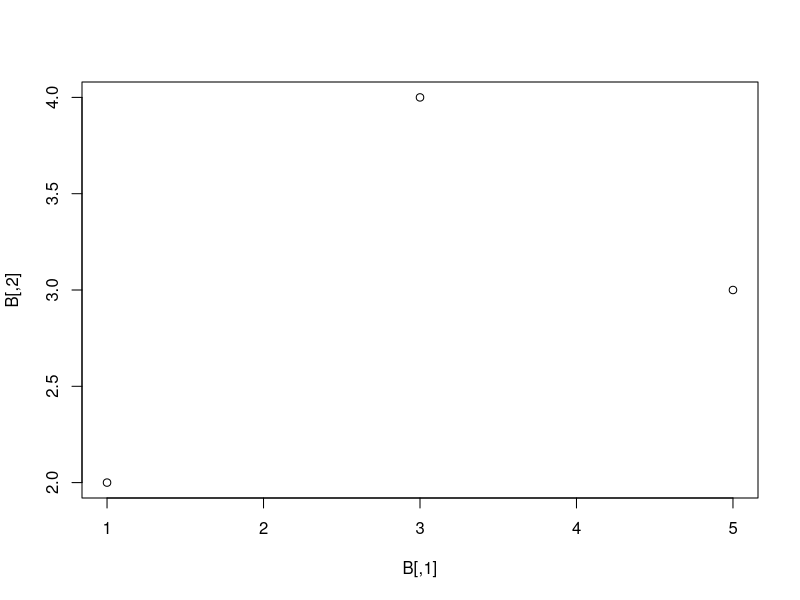

Reproduce this figure in R. (Note: this script raises an error after producing the figure.)
rm(list = ls())
#################################
# Day 2: Data Structures        
# Reading: 2.1 - 2.2            
# Objectives:                   
#  1. vectors                
#  2. matricies              
#  3. arrays 			  
#			  
#					  
#################################
#
#
########################### 
# Data Sets            
###########################
# Notes:
# - Datasets are (typically) rectangular arrays of data
# - Columns/rows represent variable/units
# - Each row is an element/unit/observation
# - The i,j'th entry is the `value' of jth variable for the ith unit
# - The value that the variable takes on determines whether
#   its categorical(ordinal or nominal) or continuous. 
# - Different structures are used for different types of variables
#  
# Q: What are the variables and units.
# Q: Which variables are continuous and which are categorical?   
help(USArrests)
USArrests
help(mtcars)
mtcars
#
# 
# More notes:
# - all objects have one and only one (storage) mode
#  - numeric, character, logical
# - all objects have one or more classes assigned to it
# - the class of an object tells functions what to do when applied
#
#
###########################
# Vectors            
###########################
# Notes
# - Elements of vectors have mode and class numerical, character, or logical
# - All elements must belong to the same mode and class
# 
# Psuedo Code
# 	my.vector<-c(element1, element2,...)
#	my.vector[i]
#
# Examples
help(c)
a<-c(1,2:5,3)
a
1:6
a - 1:6
a+1:6
a/1:6
a*1:6
a^2
exp(a)
log(a)
round(log(a),2)
a[-2]

b<-c("one","two","three",NA)
b
c<-c(TRUE,TRUE, FALSE)
c
d<-c(a,b)
d
mode(a)
class(a)
mean(a)
str(a)

mode(d)
class(d)
mean(d)
str(d)

mode(c)
class(c)
mean(c)
str(c)

###########################
# Matricies          
###########################
# Notes
# - Matricies are rectangular arrays
# - They belong the class "matrix"
# - all elemements must have the same mode
# 
# Pseudo code
#  my.matrix<-matrix(my.vector,nrow=n)
#  my.matrix[i,j]
#  function(my.matrix)
#
# Example
help(matrix)
a
matrix(a)
A<-matrix(a,nrow = 3)
A
B<-matrix(a, nrow = 3, byrow = T)
B
mean(B)
plot(B)
mode(B)
class(B)
str(B)

summary(B)

C<- matrix(c(T,T,F,F),2)
C
mode(C)
class(C)
mean(C)
summary(C)

cnames<-c("Exam1","Exam2")
rnames<-c("Sam","Max","Billy-Bob")
ExamScores<-matrix(c(80,90,95,70,75,99), ncol=2,
 dimnames = list(rnames,cnames))
ExamScores
ExamScores[2,1]
ExamScores[2,]
ExamScores[,1]
ExamScores[1,2]<-0
ExamScores
mean(ExamScores)
summary(ExamScores)

Exam1<-c(80,90,95)
Exam2<-c(70,75,99)
ExamScores<-cbind(Exam1,Exam2)
ExamScores
rownames(ExamScores)<-c("Sam","Max","Billy-bob")
ExamScores

# 
###########################
# Arrays             
###########################
# Notes
# - Arrays are similar to matricies but can have 3 dimensions
# - They belong the class "array"
# - all elemements must have the same mode
# 
# Pseudo code
#  my.array<-array(vector,dimensions, dimnames)
#  my.array[i,j,k]
#  function(my.array)
help(array)
args(array)
letters
dim1<-c("A1","A2")
dim2<-c("B1","B2","B3")
dim3<-c("C1","C2","C3","C4")
alphabet<-array(letters, c(2,3,4), list(dim1,dim2,dim3))
mode(alphabet)
class(alphabet)
alphabet[,,1]
alphabet[,,2]
alphabet[,,3]
alphabet[,,4]
alphabet[,,5]
alphabet[1,,]
alphabet[2,,]
alphabet[2,1,]
#

